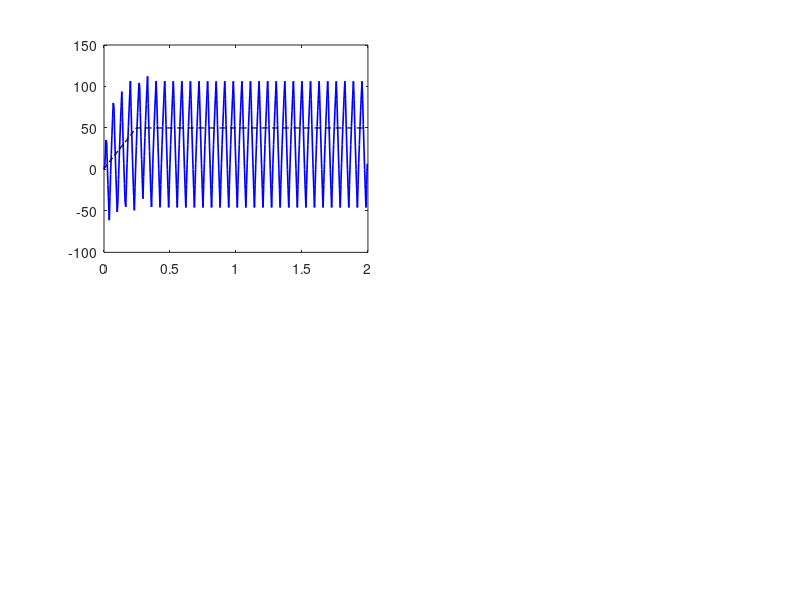

MATLAB code to generate this figure: (Note: this script raises an error after producing the figure.)
%% Aşama 2.3 → 2b — Gerçekçi kapalı-döngü simülasyon (sim-to-real gap doğrulama)
%
% Amaç: Aşama 2.3'te ampirik bulunan Kp=0.002'yi TEORİK doğrulamak.
% Aşama 2.1 Simulink modeli IDEAL ölçüm varsaymıştı → conservative Kp=0.1163
% mükemmel görünüyordu. Gerçek sistemde bang-bang verdi. Bu script gerçek
% sistemin efektlerini modele ekler:
%   1. Encoder kuantizasyonu (1 count ≈ 18.7 rad/s @ 7ms)
%   2. Moving-average ölçüm filtresi (WINDOW=5)
%   3. Duty saturation (±0.50)
%   4. Setpoint slew rate
%   5. V_sat sürücü kaybı
%
% Beklenti: conservative (Kp=0.1163) → bang-bang; ampirik (Kp=0.002) → stabil.
% Bu, sim-to-real gap'i kapatır ve ampirik kazancı teorik temellendirir.
%
% Referans: [Franklin2010] §6.4, [AstromMurray2008] §10.2-10.4, [Ljung1999] §16

clear; close all; clc;

% ── Plant parametreleri (Aşama 1) ─────────────────────────────────
K       = 53.89;     % rad/s/V
tau     = 0.0605;    % s
V_sup   = 12.15;     % V
V_sat   = 0.5;       % V
Ts      = 0.005;     % s (200 Hz)
duty_max = 0.50;

% ── Gerçekçi efektler ─────────────────────────────────────────────
QUANT   = 18.7;      % rad/s — encoder kuantizasyon adımı (gözlemlenen)
WINDOW  = 5;         % moving-average pencere
SLEW    = 200;       % rad/s/s setpoint slew
SP      = 50;        % rad/s hedef setpoint
T_END   = 2.0;       % s simülasyon süresi

% Plant ayrık (ZOH): Veff → ω
sysc = tf(K, [tau 1]);
sysd = c2d(sysc, Ts);
[bnum, bden] = tfdata(sysd, 'v');   % ω[k] = -bden(2)*ω[k-1] + bnum(2)*Veff[k-1]

% ── İki kazanç setini simüle et ───────────────────────────────────
gains = struct('name', {'conservative (2.1)', 'ampirik (2.3)'}, ...
               'Kp',   {0.1163, 0.002}, ...
               'Ki',   {4.0447, 0.1});

N = round(T_END / Ts);
t = (0:N-1) * Ts;

figure('Visible','off','Position',[50 50 1100 700],'Color','w');

for g = 1:numel(gains)
    Kp = gains(g).Kp;  Ki = gains(g).Ki;
    T_t = Kp / Ki;     % anti-windup tracking time

    % State
    omega_true = 0;          % gerçek hız (plant çıkışı)
    Veff_prev  = 0;
    omega_prev = 0;
    integ      = 0;
    prev_err   = 0;
    sp_actual  = 0;
    win = zeros(1, WINDOW);  wi = 1; wfill = 0;

    omega_log = zeros(1,N);  u_log = zeros(1,N);  sp_log = zeros(1,N);  meas_log = zeros(1,N);

    for k = 1:N
        % Setpoint slew
        d = SP - sp_actual;
        ms = SLEW * Ts;
        if d > ms, sp_actual = sp_actual + ms;
        elseif d < -ms, sp_actual = sp_actual - ms;
        else, sp_actual = SP; end

        % Encoder kuantizasyon (gerçek hız → ölçülen)
        omega_meas = round(omega_true / QUANT) * QUANT;

        % Moving-average filtre
        win(wi) = omega_meas;  wi = mod(wi, WINDOW) + 1;
        if wfill < WINDOW, wfill = wfill + 1; end
        omega_filt = sum(win) / wfill;

        % PI (Tustin) + anti-windup
        err = sp_actual - omega_filt;
        u_p = Kp * err;
        integ = integ + Ki * Ts * 0.5 * (err + prev_err);
        u_unsat = u_p + integ;
        u_sat = max(min(u_unsat, duty_max), -duty_max);
        if T_t > 0
            integ = integ + (Ts / T_t) * (u_sat - u_unsat);
        end
        prev_err = err;

        % Duty → V_eff (işaret + V_sat kaybı)
        Veff = V_sup * u_sat - sign(u_sat) * V_sat;

        % Plant (ayrık): ω[k] = -bden(2)*ω[k-1] + bnum(2)*Veff[k-1]
        omega_true = -bden(2)*omega_prev + bnum(2)*Veff_prev;
        omega_prev = omega_true;  Veff_prev = Veff;

        omega_log(k) = omega_true;  u_log(k) = u_sat;
        sp_log(k) = sp_actual;      meas_log(k) = omega_meas;
    end

    % Metrik
    tail = round(0.6*N):N;
    om_ss = mean(omega_log(tail));  om_sd = std(omega_log(tail));
    u_sd  = std(u_log(tail));
    bang  = u_sd > 0.2 || (max(u_log(tail))-min(u_log(tail))) > 0.6;
    if bang, verdict = 'BANG-BANG'; else, verdict = 'STABIL'; end
    fprintf('%-22s Kp=%.4f Ki=%.4f → ω_ss=%.1f, ω_std=%.1f, u_std=%.3f → %s\n', ...
        gains(g).name, Kp, Ki, om_ss, om_sd, u_sd, verdict);

    % Plot
    subplot(2,2,g);
    plot(t, omega_log, 'b', 'LineWidth', 1.2); hold on
    plot(t, sp_log, 'k--', 'LineWidth', 1);
    yline(SP, 'r:');
    grid on; xlabel('t (s)'); ylabel('\omega (rad/s)');
    title(sprintf('%s — Kp=%.4f, Ki=%.3f', gains(g).name, Kp, Ki));
    legend('\omega','setpoint(slew)','Location','best');
    ylim([-300 300]);

    subplot(2,2,g+2);
    plot(t, u_log, 'm', 'LineWidth', 1.2); hold on
    yline(duty_max, 'r:'); yline(-duty_max, 'r:');
    grid on; xlabel('t (s)'); ylabel('U (duty)');
    title(sprintf('Kontrol çıkışı — u\\_std=%.3f (%s)', u_sd, verdict));
    ylim([-0.6 0.6]);
end

sgtitle('Aşama 2.3→2b: Gerçekçi model (kuantizasyon+filtre+saturation) — sim-to-real doğrulama');
out = fullfile(fileparts(mfilename('fullpath')), 'results');
if ~exist(out,'dir'), mkdir(out); end
exportgraphics(gcf, fullfile(out, 'realistic_sim_verification.png'), 'Resolution', 150);
fprintf('\nPlot: %s\n', fullfile(out, 'realistic_sim_verification.png'));
